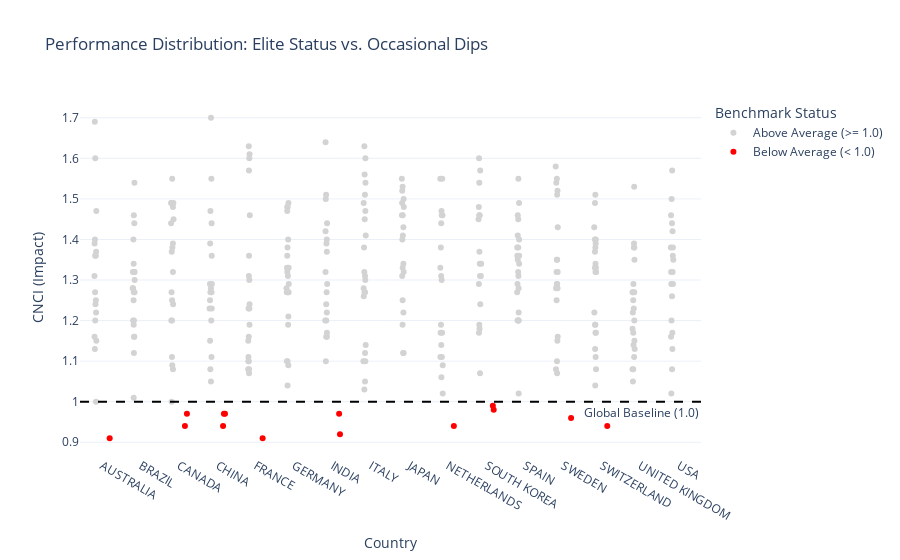

This figure's notebook cell:
### Markdown cell above
#### Q3. Benchmarks Analysis: Performance vs. Global Standards

**Objective:**
To evaluate national research performance against the established **Global Benchmark** to identify systemic strengths or weaknesses. This analysis helps distinguish between nations that consistently deliver "Elite" quality versus those that struggle to meet global expectations.

1.  **The Yardstick (Metric Definition):** How do we measure success?
    *   *Metric used:* `Category Normalized Citation Impact` (CNCI).
    *   **CNCI > 1.0:** Indicates research is performing **better** than the world average.
    *   **CNCI < 1.0:** Indicates research is performing **worse** than the world average.

2.  **Structural Strength (Aggregated View):** Are there any nations that are fundamentally weak?
    *   *Method:* Grouping data by `Country` to see if any nation's *average* performance falls below 1.0.

3.  **Consistency Check (Granular View):** How stable is the quality over time?
    *   *Method:* Analyzing individual year-wise data points to spot specific instances (anomalies) where a high-performing country might have had an "off-year" (CNCI < 1.0).

### Code cell
# --- Step 1: The Big Picture (Grouped Analysis) ---
# Goal: Check if any country fails the benchmark when averaged over all years.
country_perf = df.groupby('Country')['CNCI'].mean()
countries_below_benchmark = country_perf[country_perf < 1.0]

print(f"--- Global Benchmark Analysis (CNCI = 1.0) ---")
print(f"Number of countries with Overall Average CNCI < 1.0: {len(countries_below_benchmark)}")
print("Observation: Overall, structurally, every country maintains a high standard (> 1.0).")
print("-" * 50)

# --- Step 2: The Reality Check (Granular Analysis) ---
# Goal: Identify specific years where performance dipped below average.
below_avg_instances = df[df['CNCI'] < 1.0]

print(f"However, examining granular data (Year-by-Year):")
print(f"We found {len(below_avg_instances)} specific instances (dots) of underperformance out of {len(df)} records.")

# --- Step 3: Visualizing the Nuance ---
# We create a temporary column to define colors: Red for 'Below', Grey for 'Above'
df['Benchmark Status'] = df['CNCI'].apply(lambda x: 'Below Average (< 1.0)' if x < 1.0 else 'Above Average (>= 1.0)')

# Create a Strip Plot (Jitter Plot)
fig_strip = px.strip(
    df, 
    y='CNCI', 
    x='Country', 
    color='Benchmark Status', # <-- this will add color mapping
    color_discrete_map={
        'Below Average (< 1.0)': 'red',  # <-- red for below average
        'Above Average (>= 1.0)': 'lightgrey' # <-- grey for above average
    },
    hover_data=['Country', 'Year', 'CNCI'], # <-- show data on hover
    title='Performance Distribution: Elite Status vs. Occasional Dips',
    template='plotly_white', # <-- add plotly white to the chart
    labels={'CNCI': 'CNCI (Impact)'}
)

# Add a horizontal line representing the Global Average
fig_strip.add_hline(
    y=1.0, 
    line_dash="dash", 
    line_color="black", 
    annotation_text="Global Baseline (1.0)",
    annotation_position="bottom right"
)

fig_strip.show()

### Figure 1 — Plotly figure (JSON) as saved in the notebook; plotly's stock layout.template omitted (floating-point values rounded to 4 significant figures; data arrays with more than 128 entries replaced by an {"elided": "..."} marker saying what was removed)
{"data": [{"alignmentgroup": "True", "boxpoints": "all", "customdata": {"elided": "326x1 int values"}, "fillcolor": "rgba(255,255,255,0)", "hoveron": "points", "hovertemplate": "Benchmark Status=Above Average (>= 1.0)<br>Country=%{x}<br>CNCI (Impact)=%{y}<br>Year=%{customdata[0]}<extra></extra>", "legendgroup": "Above Average (>= 1.0)", "line": {"color": "rgba(255,255,255,0)"}, "marker": {"color": "lightgrey"}, "name": "Above Average (>= 1.0)", "offsetgroup": "Above Average (>= 1.0)", "orientation": "v", "pointpos": 0, "showlegend": true, "type": "box", "x": {"elided": "326 str values"}, "x0": " ", "xaxis": "x", "y": {"elided": "326 float values"}, "y0": " ", "yaxis": "y"}, {"alignmentgroup": "True", "boxpoints": "all", "customdata": [[2023], [2010], [2024], [2006], [2008], [2012], [2025], [2014], [2022], [2018], [2005], [2014], [2006], [2008]], "fillcolor": "rgba(255,255,255,0)", "hoveron": "points", "hovertemplate": "Benchmark Status=Below Average (< 1.0)<br>Country=%{x}<br>CNCI (Impact)=%{y}<br>Year=%{customdata[0]}<extra></extra>", "legendgroup": "Below Average (< 1.0)", "line": {"color": "rgba(255,255,255,0)"}, "marker": {"color": "red"}, "name": "Below Average (< 1.0)", "offsetgroup": "Below Average (< 1.0)", "orientation": "v", "pointpos": 0, "showlegend": true, "type": "box", "x": ["AUSTRALIA", "CANADA", "CANADA", "CHINA", "CHINA", "CHINA", "FRANCE", "INDIA", "INDIA", "NETHERLANDS", "SOUTH KOREA", "SOUTH KOREA", "SWEDEN", "SWITZERLAND"], "x0": " ", "xaxis": "x", "y": [0.91, 0.97, 0.94, 0.97, 0.97, 0.94, 0.91, 0.92, 0.97, 0.94, 0.99, 0.98, 0.96, 0.94], "y0": " ", "yaxis": "y"}], "layout": {"annotations": [{"showarrow": false, "text": "Global Baseline (1.0)", "x": 1, "xanchor": "right", "xref": "x domain", "y": 1, "yanchor": "top", "yref": "y"}], "boxmode": "group", "legend": {"title": {"text": "Benchmark Status"}, "tracegroupgap": 0}, "shapes": [{"line": {"color": "black", "dash": "dash"}, "type": "line", "x0": 0, "x1": 1, "xref": "x domain", "y0": 1, "y1": 1, "yref": "y"}], "title": {"text": "Performance Distribution: Elite Status vs. Occasional Dips"}, "xaxis": {"anchor": "y", "domain": [0, 1], "title": {"text": "Country"}}, "yaxis": {"anchor": "x", "domain": [0, 1], "title": {"text": "CNCI (Impact)"}}}}
